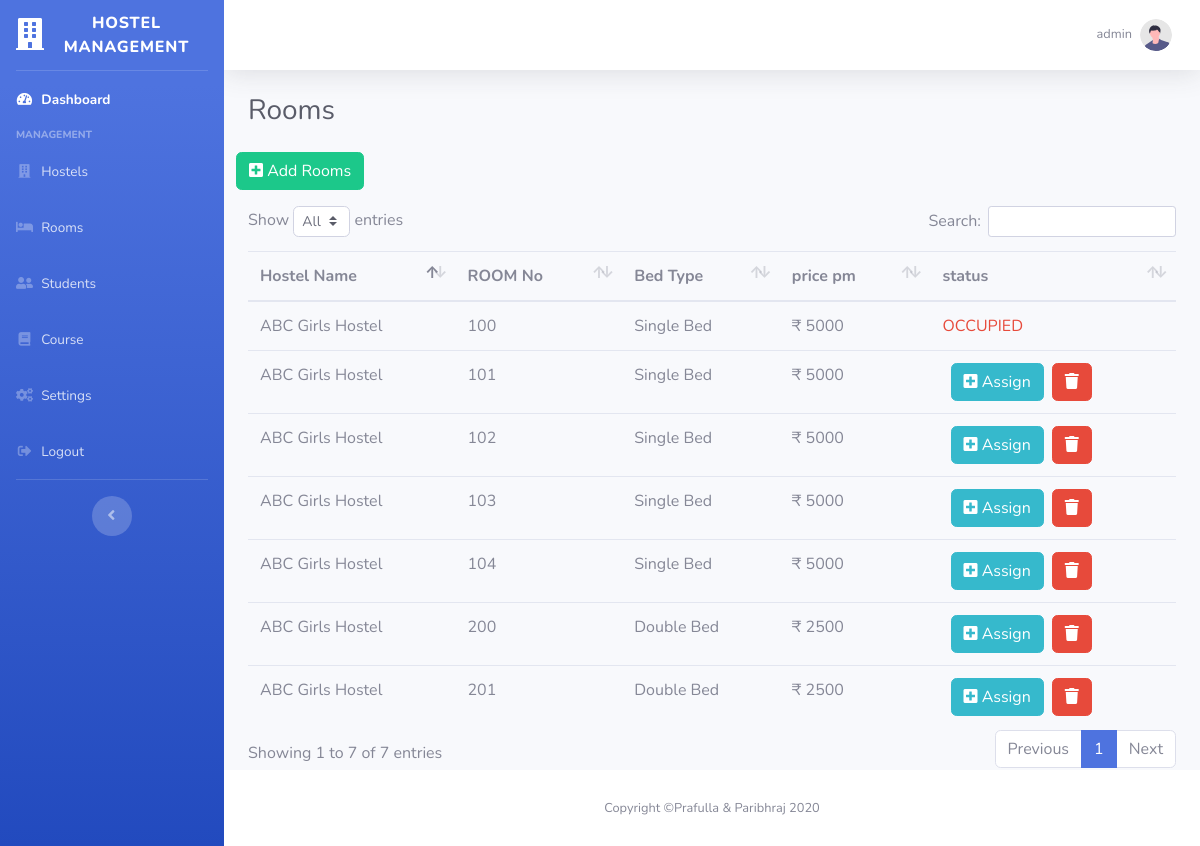
The app's page /room.php (signed in), older data.
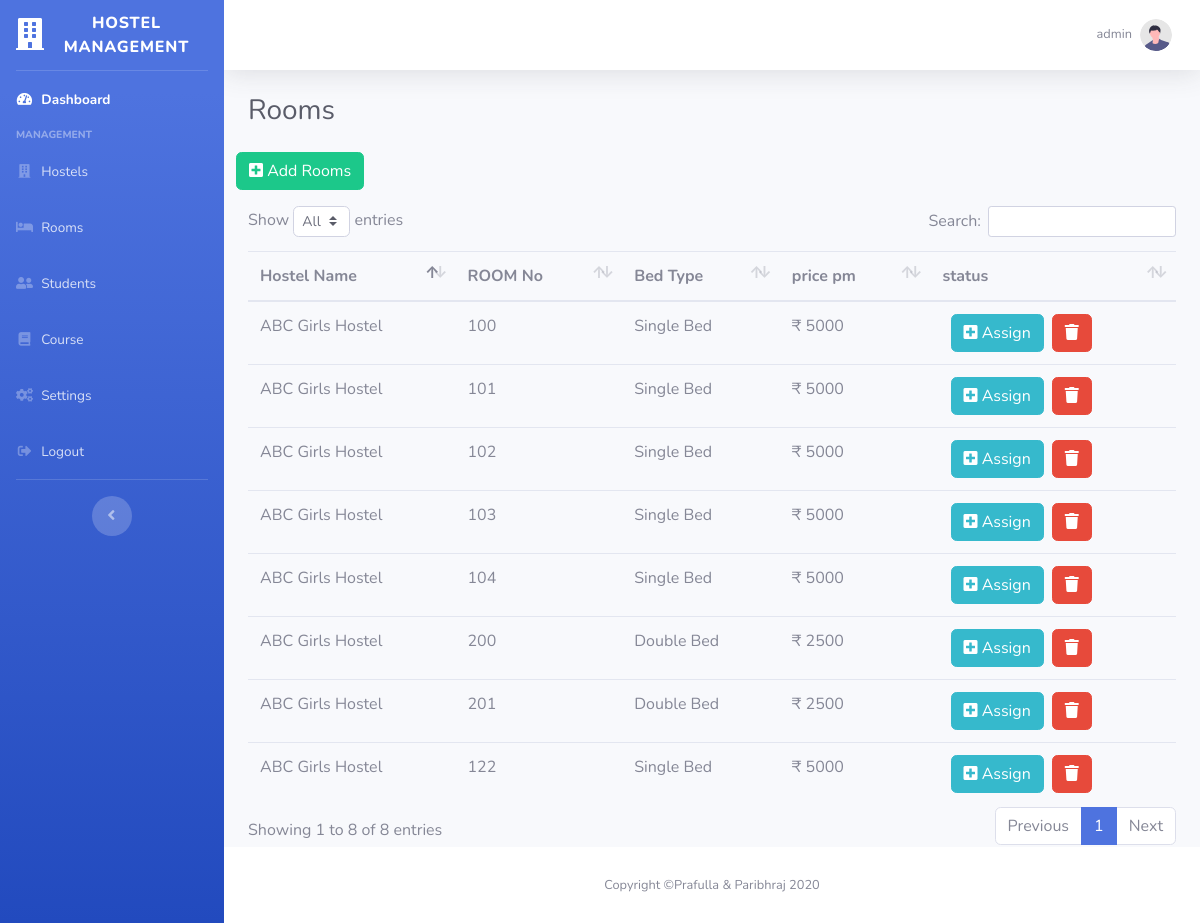
The same page, newer data.
### tables this page shows
CREATE TABLE `room` (
  `rid` mediumint(9) NOT NULL,
  `hname` varchar(255) DEFAULT NULL,
  `rno` mediumint(9) DEFAULT NULL,
  `rprice` int(11) NOT NULL,
  `rtype` varchar(255) DEFAULT NULL,
  `status` varchar(255) DEFAULT '0'
);

### room.php (the view, shortened to what this page needs)
<?php
include('include/header.php');
?>
                    <div class="container-fluid">
                        <div class="d-sm-flex align-items-center justify-content-between mb-4">
                            <h1 class="h3 mb-0 text-gray-800">Rooms</h1>
                        </div>
                        <div class="row mb-3">
                            <a href="addroom.php" type="button" class="btn btn-success">
                                <i class="fas fa-plus-square"></i>
                                Add Rooms</a>
                        </div>
                            <table class="table roomTable">
                                <thead>
                                    <th>Hostel Name</th>
                                    <th>ROOM No</th>
                                    <th>Bed Type</th>
                                    <th>price pm</th>
                                    <th>status</th>
                                </thead>
                                <tbody>
                                <?php
                                $sql = "SELECT * FROM `room` ";
                                $data = $conn->query($sql);
                                while($row= $data->fetch_assoc())
                                {
                                echo '
                                    <tr>
                                        <td>'.$row["hname"].'</td>
                                        <td>'.$row["rno"].'</td>
                                        <td>'.$row["rtype"].' Bed</td>
                                        <td>₹ '.$row["rprice"].'</td>';
                                if($row["status"] == 0)
                                {
                                    echo '
                                    <td >
                                    <form action="assign.php" method="POST" class="d-inline mx-2">
                                    <input type="hidden" name="id" value='. $row["rid"] .'>
				                    <button type="submit" class="btn btn-info" name="asgn" value="asgn">
                                    <i class="fas fa-plus-square"></i> Assign
                                    </form>
                                    <form action="" method="post" class="d-inline">
                                    <input type="hidden" name="id" value='.$row["rid"].'>
                                    <button class="btn btn-danger" name="delete" type="submit">
                                    <i class="fas fa-trash"></i>
                                    </button>
                                    </form>
                                    </td>';
                                }
                                else if($row["status"]==1)
                                {
                                    echo '
                                    <td >
                                    <div class="text text-danger">OCCUPIED</div>
                                    </td>';
                                }
                                }
                                echo '</tr>';
                                    ?>
                                </tbody>
                            </table>
<?php include('include/footer.php') ?>

Row changes from the older to the newer data that the page shows:
changed room (number 1 of 8 on the later page): status "OCCUPIED" → "Assign"
added room: hname "ABC Girls Hostel", rno "122", rtype "Single", rprice "5000"
Text that changed along with them:
text written by a page script: "Show entries Search: Showing 1 to 7 of 7 entries Previous 1 Next" → "Show entries Search: Showing 1 to 8 of 8 entries Previous 1 Next"
